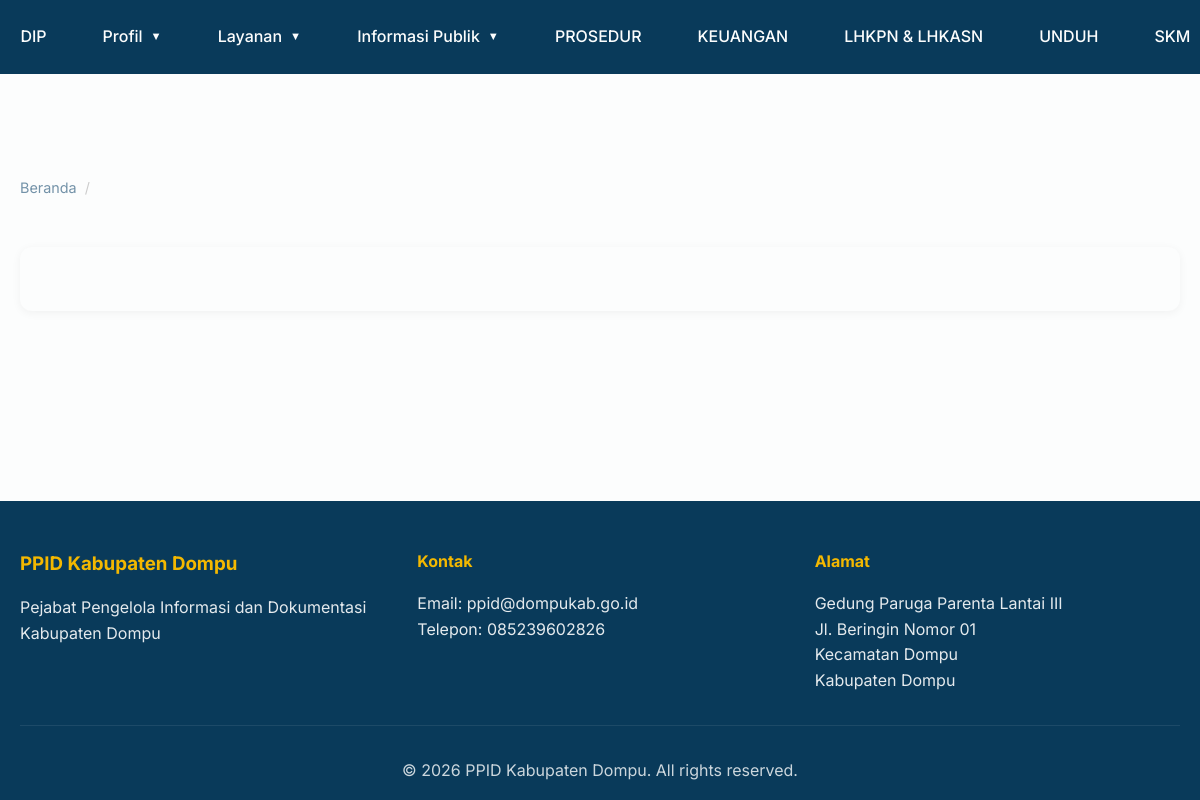
The page /pages/template.php?slug=b on the database as committed earlier.
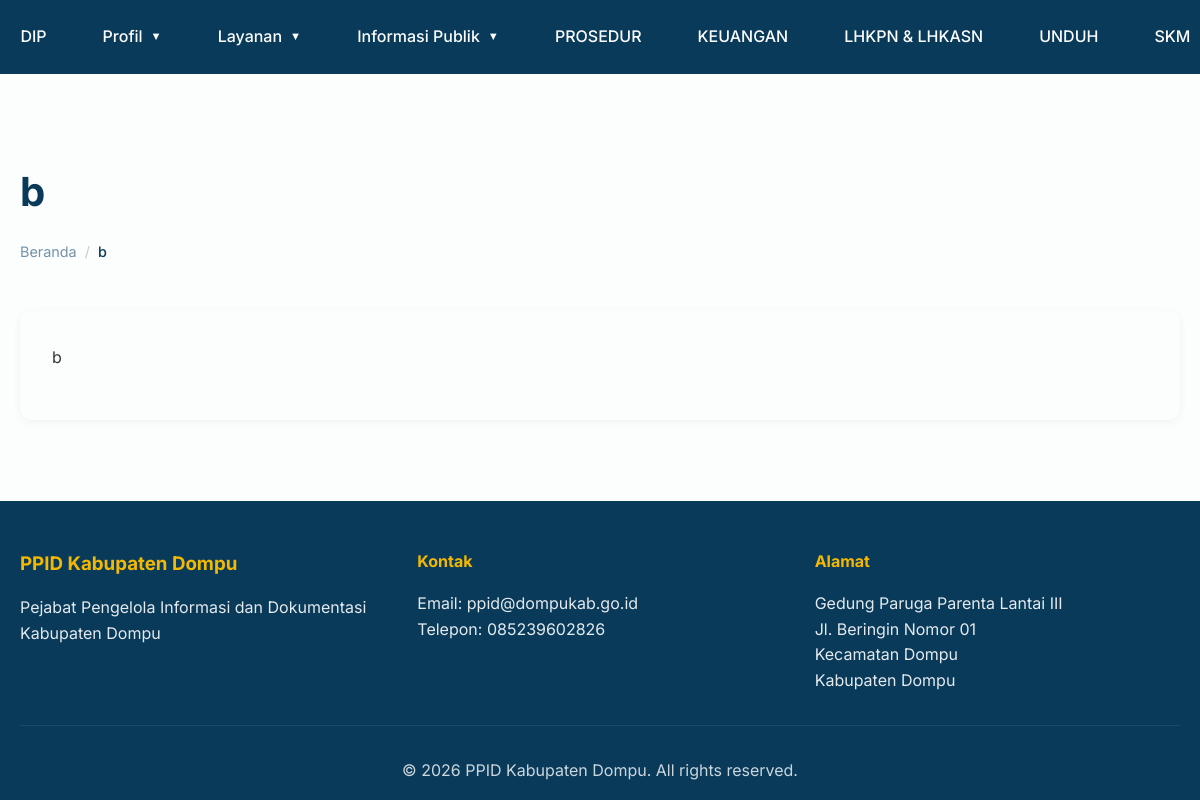
The same page on the database as committed later.
### tables this page shows
CREATE TABLE `menus` (
  `id` int(11) NOT NULL,
  `name` varchar(100) NOT NULL,
  `url` varchar(255) NOT NULL,
  `parent_id` int(11) DEFAULT 0,
  `order_index` int(11) DEFAULT 0,
  `is_active` tinyint(1) DEFAULT 1,
  `created_at` timestamp NOT NULL DEFAULT current_timestamp(),
  `updated_at` timestamp NOT NULL DEFAULT current_timestamp() ON UPDATE current_timestamp()
);

CREATE TABLE `pages` (
  `id` int(11) NOT NULL,
  `title` varchar(255) NOT NULL,
  `slug` varchar(255) NOT NULL,
  `content` text DEFAULT NULL,
  `created_at` timestamp NOT NULL DEFAULT current_timestamp(),
  `updated_at` timestamp NOT NULL DEFAULT current_timestamp() ON UPDATE current_timestamp()
);

CREATE TABLE `page_blocks` (
  `id` int(11) NOT NULL,
  `page_id` int(11) NOT NULL,
  `type` enum('text','table','file','link') NOT NULL,
  `position` int(11) NOT NULL DEFAULT 0,
  `created_at` datetime NOT NULL DEFAULT current_timestamp()
);

CREATE TABLE `page_text_blocks` (
  `block_id` int(11) NOT NULL,
  `content` longtext NOT NULL
);

### includes/config.php (called while the page is built, shortened)
<?php
function cleanInput($data) {
    $data = trim($data);
    $data = stripslashes($data);
    $data = htmlspecialchars($data);
    return $data;
}
function buildUrl($url) {
    $url = trim((string)$url);
    if ($url === '' || $url === '#') {
        return '#';
    }
    return rtrim(BASE_URL, '/') . '/' . ltrim($url, '/');
}
?>

### pages/template.php (the view, shortened to what this page needs)
<?php
require_once '../includes/config.php';
$page_slug = isset($_GET['slug']) ? cleanInput($_GET['slug']) : 'profil';
$page = null;
$stmt = $conn->prepare("SELECT * FROM pages WHERE slug = ? LIMIT 1");
$stmt->bind_param("s", $page_slug);
$stmt->execute();
$result = $stmt->get_result();
if ($result->num_rows > 0) {
    $page = $result->fetch_assoc();
} else {
    $page = [
        'title' => 'Halaman Tidak Ditemukan',
        'content' => '<p>Halaman yang Anda cari tidak ditemukan.</p>',
        'meta_description' => ''
    ];
}
function renderPageBlocks(int $pageId, mysqli $conn): void
{
    $stmt = $conn->prepare("
        SELECT id, type
        FROM page_blocks
        WHERE page_id = ?
        ORDER BY position ASC
    ");
    $stmt->bind_param("i", $pageId);
    $stmt->execute();
    $blocks = $stmt->get_result();
    while ($block = $blocks->fetch_assoc()) {
        switch ($block['type']) {
            case 'text':
                renderTextBlock($block['id'], $conn);
                break;
        }
    }
}
function pageHasBlocks(int $pageId, mysqli $conn): bool
{
    $stmt = $conn->prepare("SELECT 1 FROM page_blocks WHERE page_id = ? LIMIT 1");
    $stmt->bind_param("i", $pageId);
    $stmt->execute();
    $res = $stmt->get_result();
    return $res && $res->num_rows > 0;
}
function renderTextBlock(int $blockId, mysqli $conn): void
{
    $stmt = $conn->prepare("
        SELECT content
        FROM page_text_blocks
        WHERE block_id = ?
    ");
    $stmt->bind_param("i", $blockId);
    $stmt->execute();
    $row = $stmt->get_result()->fetch_assoc();
    if ($row) {
        echo '<div class="page-text">';
        echo nl2br($row['content']);
        echo '</div>';
    }
}
?>
<!DOCTYPE html>
<html lang="id">
<head>
    <link rel="stylesheet" href="../css/style.css">
</head>
<body class="page-template">
    <?php include '../includes/header.php'; ?>
    <main class="page-content" style="margin-top: 100px; padding: 60px 0;">
        <div class="container">
            <div class="page-header">
                <h1><?php echo htmlspecialchars($page['title']); ?></h1>
                <nav class="breadcrumb">
                    <a href="<?php echo buildUrl('index.php'); ?>">Beranda</a>
                    <span class="separator">/</span>
                    <span class="current"><?php echo htmlspecialchars($page['title']); ?></span>
                </nav>
            </div>
            <div class="page-body">
                <div class="content-wrapper">
                    <?php
                    if (!empty($page['id']) && pageHasBlocks((int)$page['id'], $conn)) {
                        renderPageBlocks((int)$page['id'], $conn);
                    } else {
                        echo html_entity_decode((string)($page['content'] ?? ''), ENT_QUOTES, 'UTF-8');
                    }
                    ?>
                </div>
            </div>
        </div>
    </main>
    <?php include '../includes/footer.php'; ?>
</body>
</html>

### includes/header.php (shortened to what this page needs)
<header class="header" id="header">
    <div class="container">
        <div class="header-content">
            <nav class="nav-menu">
                <ul class="nav-list">
                    <?php
                    global $conn;
                    $menuByParent = [];
                    $result = $conn->query("SELECT * FROM menus WHERE is_active = 1 ORDER BY parent_id ASC, order_index ASC");
                    while ($row = $result->fetch_assoc()) {
                        $menuByParent[(int)$row['parent_id']][] = $row;
                    }
                    function renderNavMenu($menuByParent, $parentId = 0) {
                        foreach ($menuByParent[$parentId] as $menu) {
                            $menuId = (int)$menu['id'];
                            $hasChildren = !empty($menuByParent[$menuId]);
                            echo '<li class="nav-item">';
                            if ($hasChildren) {
                                echo '<a href="' . buildUrl($menu['url']) . '" class="nav-link dropdown-toggle">' . htmlspecialchars($menu['name']) . '</a>';
                            } else {
                                echo '<a href="' . buildUrl($menu['url']) . '" class="nav-link">' . htmlspecialchars($menu['name']) . '</a>';
                            }
                            echo '</li>';
                        }
                    }
                    renderNavMenu($menuByParent, 0);
                    ?>
                </ul>
            </nav>
        </div>
    </div>
</header>

Rows that differ between the two databases and show on the page:
added pages: title "b"
added page_blocks: page_text_blocks.content "b"
